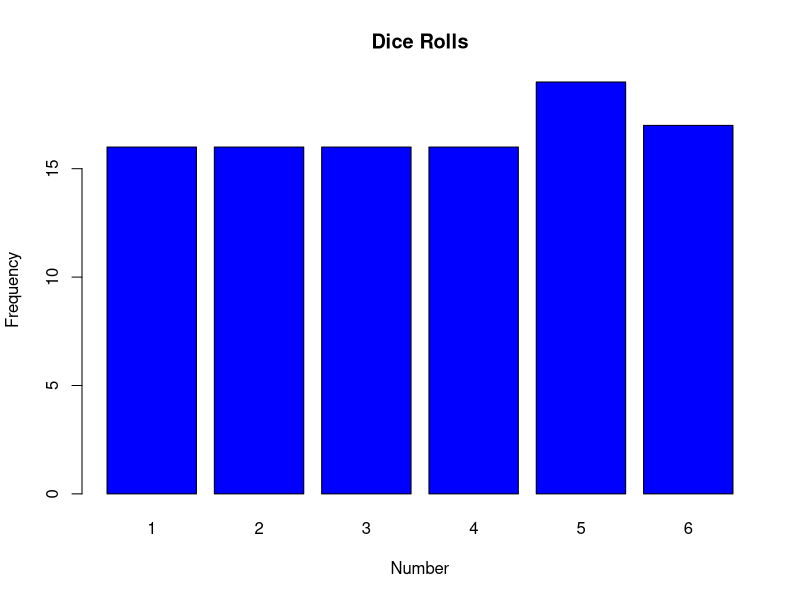

The R source for this figure:
# Simulate dice rolls
rolls <- sample(1:6, size = 100, replace = TRUE)

# Frequency table
freq <- table(rolls)

# Plot bar chart
barplot(freq, col = "blue", main = "Dice Rolls", xlab = "Number", ylab = "Frequency")
